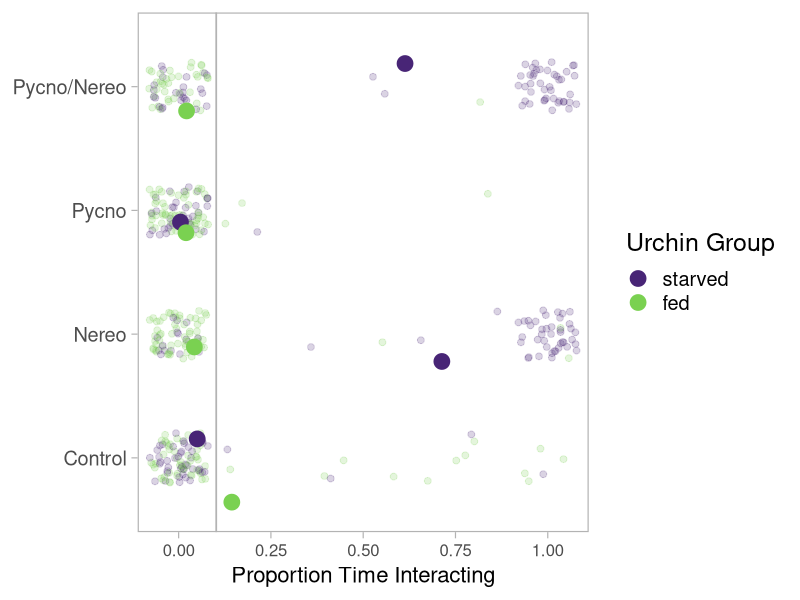

This figure's R source: (Note: this script raises an error after producing the figure.)
#++++++++++++++++++++++++++++++++++++++++++++++++++++++++++++++++++++++++++++++++++
#                                                                                ##
# Pycno-Urchin Dataset 2021 Model                                                ##
# Script created 2021-09-01                                                      ##
# Last updated 2022-03-03                                                        ##
# Data source: Ross Whippo                                                       ##
# R code prepared by Ross Whippo                                                 ##
#                                                                                ##
#++++++++++++++++++++++++++++++++++++++++++++++++++++++++++++++++++++++++++++++++++

# SUMMARY:
# A script to build a statistical model for 2021 pycno-urchin dataset.


# Required Files (check that script is loading latest version):
# trials2021_QAQC.csv

# Associated Scripts:
# trials2021_dataset_QAQC.R
# trials2021_figExplore.R

# TO DO 

# +++++++++++++++++++++++++++++++++++++++++++++++++++++++++++++++++++++++++++++++++
# TABLE OF CONTENTS                                                            ####
#                                                                                 +
# RECENT CHANGES TO SCRIPT                                                        +
# LOAD PACKAGES                                                                   +
# READ IN AND PREPARE DATA                                                        +
# MODEL 1                                                                         +
#                                                                                 +
#++++++++++++++++++++++++++++++++++++++++++++++++++++++++++++++++++++++++++++++++++

#++++++++++++++++++++++++++++++++++++++++++++++++++++++++++++++++++++++++++++++++++
# RECENT CHANGES TO SCRIPT                                                     ####
#++++++++++++++++++++++++++++++++++++++++++++++++++++++++++++++++++++++++++++++++++

# 2021-09-01 Script created
# 2022-02-10 started analyses suggested by Sarah Gravem
# 2022-03-02 Added models and figure for interaction

#++++++++++++++++++++++++++++++++++++++++++++++++++++++++++++++++++++++++++++++++++
# LOAD PACKAGES                                                                ####
#++++++++++++++++++++++++++++++++++++++++++++++++++++++++++++++++++++++++++++++++++

library(tidyverse)
library(viridis)
library(lme4)
library(ggpubr)
library(systemfonts)

# set plot theme
theme_set(theme_classic())

#++++++++++++++++++++++++++++++++++++++++++++++++++++++++++++++++++++++++++++++++++
# READ IN DATA                                                                 ####
#++++++++++++++++++++++++++++++++++++++++++++++++++++++++++++++++++++++++++++++++++

trials2021_Q <- read_csv("Data/2021/trials2021_QAQC.csv", 
                         col_types = cols(algalTreat = col_factor(levels = c("nereo", "control")), 
                                          date = col_character(),  location = col_character(), 
                                          movement = col_character(), 
                                          pycnoTreat = col_factor(levels = c("pycno", "control")), 
                                          tank = col_factor(levels = c("TF1", "TF2")), 
                                          timeBegin = col_character(), timeEnd = col_character(), 
                                          urchinGroup = col_factor(levels = c("starved","fed")),
                                          location = col_factor(levels = c("c", "m", "f"))))

algalconsumption <- read_csv("Data/2021/algal_consumption.csv") # area of algae consumed

confetti_weights <- read_csv("Data/2020/confetti_weights.csv") # last year confetti weights

#++++++++++++++++++++++++++++++++++++++++++++++++++++++++++++++++++++++++++++++++++
# MANIPULATE DATA                                                              ####
#++++++++++++++++++++++++++++++++++++++++++++++++++++++++++++++++++++++++++++++++++

# NOTES: run all models with tank & date as random factors first, if they are not significant,
# remove them
# break up data into 5 minute increments, create column of time (5, 10, 15, etc),
# to make it a continuous variable.
# models to be made:
#   1. proportion of time interacting - binomial glm
#   2. proportion of time spines moving - binomial glm
#   3. average distance from signal - (lmer for rand effects) linear if normal, use Poisson dist
#   4. cumulative distance traveled - (lmer for rand effects) linear if normal, use Poisson dist
#   5. movement categories: 0 = mt, 0.5 = mp, 0.5 = st, 1 = ma - binomial glm
#   6. amount eaten (descriptive visualizations)

model_1_dat <- trials2021_Q
model_1_dat <- model_1_dat %>%
  select(trial, date, tank, urchinGroup, pycnoTreat, algalTreat, interaction) %>%
  group_by(trial, date, tank, urchinGroup, pycnoTreat, algalTreat) %>%
  mutate(interacting = case_when(interaction == "ni" ~ 0,
                           interaction == "i" ~ 1)) 
model_1_dat_60 <- model_1_dat %>%
  summarise(interacting = mean(interacting))
model_1_datetank_60 <- glm(interacting ~ date + tank, family = binomial, data = model_1_dat_60)
summary(model_1_datetank_60)
model_1_60 <- glm(interacting ~ urchinGroup + pycnoTreat + algalTreat, family = binomial, data = model_1_dat_60)
summary(model_1_60)

# is there a correlation between tank and one of the other factors?
# Create a table with the needed variables.
tank_dat = table(model_1_dat_60$urchinGroup, model_1_dat_60$tank) 
print(tank_dat)
# Perform the Chi-Square test.
print(chisq.test(tank_dat))
tank_dat = table(model_1_dat_60$pycnoTreat, model_1_dat_60$tank)
print(tank_dat)
tank_dat = table(model_1_dat_60$algalTreat, model_1_dat_60$tank)
print(tank_dat)


# 5 minute increments

model_1_dat_5 <- model_1_dat %>%
  mutate(minutes = c(rep(5, 5), rep(10, 5), rep(15, 5), rep(20, 5), rep(25, 5), rep(30, 5), rep(35, 5), rep(40, 5), rep(45, 5), rep(50, 5), rep(55, 5), rep(60, 5))) %>%
  group_by(trial, date, tank, urchinGroup, pycnoTreat, algalTreat, minutes) %>%
  summarise(interacting = mean(interacting))
model_1_datetank_5 <- glm(interacting ~ date + tank, family = binomial, data = model_1_dat_5)
summary(model_1_datetank_5)
model_1_5 <- glm(interacting ~ tank + urchinGroup + pycnoTreat + algalTreat, family = binomial, data = model_1_dat_5)
summary(model_1_5)

# figure of time spent interaction based on all the factors

theme_set(theme_light(base_size = 18))

model_1_plotdat_5 <- model_1_dat_5 %>%
  unite(Treatment, pycnoTreat, algalTreat, sep = "/" ) %>%
  mutate(Treatment = case_when(Treatment == "pycno/control" ~ "Pycno",
                            Treatment == "control/nereo" ~ "Nereo",
                            Treatment == "control/control" ~ "Control",
                            Treatment == "pycno/nereo" ~ "Pycno/Nereo")) 
treatMeans <- model_1_plotdat_5 %>%
  group_by(Treatment, urchinGroup) %>%
  summarise(treatMean = mean(interacting))

model_1_plotdat_5 <- model_1_plotdat_5 %>%
  left_join(treatMeans)
  
theme_set(theme_light(base_size = 18))

control_avg <- 
  model_1_plotdat_5 %>%
  ungroup() %>%
  filter(Treatment == "Control") %>%
  summarize(avg = mean(interacting)) %>%
  pull(avg)


model_1_plotdat_5 %>%
  ggplot(aes(y = interacting, x = Treatment, color = urchinGroup)) +
  geom_hline(aes(yintercept = control_avg), color = "gray70", size = 0.6) +
  geom_jitter(position = position_jitter(seed = 227, width = 0.2), size = 2, alpha = 0.20) +
  stat_summary(fun = mean, geom = "point", size = 5, position = position_jitter(seed = 227)) +
  scale_y_continuous(
    limits = c(-0.1, 1.1), expand = c(0.005, 0.005)) +
  coord_flip() +
  scale_color_viridis(discrete = TRUE, begin = 0.1, end = 0.8) +
  labs(color = "Urchin Group") +
  labs(y = "Proportion Time Interacting", x = NULL) +
  theme(
    axis.title = element_text(size = 16),
   axis.text.x = element_text(size = 12),
    panel.grid = element_blank()
  ) 
  
  



# is there a correlation between tank and one of the other factors?
# Create a table with the needed variables.
tank_dat = table(model_1_dat_5$algalTreat, model_1_dat_5$tank) 
print(tank_dat)
# Perform the Chi-Square test.
print(chisq.test(tank_dat))

tank_dat = table(model_1_dat_5$urchinGroup, model_1_dat_5$tank) 
print(tank_dat)
# Perform the Chi-Square test.
print(chisq.test(tank_dat))

# 10 minute increments

model_1_dat_10 <- model_1_dat %>%
  mutate(minutes = c(rep(10, 10), rep(20, 10), rep(30, 10), rep(40, 10), rep(50, 10), rep(60, 10))) %>%
  group_by(trial, date, tank, urchinGroup, pycnoTreat, algalTreat, minutes) %>%
  summarise(interacting = mean(interacting))
model_1_datetank_10 <- glm(interacting ~ date + tank, family = binomial, data = model_1_dat_10)
summary(model_1_datetank_10)
model_1_10 <- glm(interacting ~ tank + urchinGroup + pycnoTreat + algalTreat, family = binomial, data = model_1_dat_5)
summary(model_1_10)

# is there a correlation between tank and one of the other factors?
# Create a table with the needed variables.
tank_dat = table(model_1_dat_5$algalTreat, model_1_dat_5$tank) 
print(tank_dat)
# Perform the Chi-Square test.
print(chisq.test(tank_dat))


# create proportion columns for each behavior

model1_dat <- model_dat %>%
  select(trial, tank, `signalRate_ml-min`, beginTemp_C, endTemp_C, beginSal_ppt, endSal_ppt, urchinGroup, pycnoTreat, algalTreat, urchinDiam_mm, movement, location, spines, interaction) %>%
  filter(movement != "st") %>%
  add_column(move = 1) %>%
  group_by(trial, urchinGroup, pycnoTreat, algalTreat, move) %>%
  count(move) %>%
  mutate(time_moving = n/60)

# Did urchins in each group and treatment towards, away, or neither the most?

model_2_dat_5 <- trials2021_Q %>%
  group_by(trial, date, tank, urchinGroup, pycnoTreat, algalTreat) %>%
  select(trial, date, tank, urchinGroup, pycnoTreat, algalTreat, movement) %>%
  mutate(minutes = c(rep(5, 5), rep(10, 5), rep(15, 5), rep(20, 5), rep(25, 5), rep(30, 5), rep(35, 5), rep(40, 5), rep(45, 5), rep(50, 5), rep(55, 5), rep(60, 5))) %>%
  group_by(trial, date, tank, urchinGroup, pycnoTreat, algalTreat, minutes) %>%
  mutate(moves = case_when(movement == "ma" ~ 1,
                           movement == "mp" ~ 0.5,
                           movement == "mt" ~ 0,
                           movement == "st" ~ 0.5)) %>%
  summarise(moves = mean(moves))

model_2_datetank_5 <- glm(moves ~ date + tank, family = binomial, data = model_2_dat_5)
summary(model_2_datetank_5)
#NO TANK OR DATE EFFECT

model_2_5 <- glm(moves ~ urchinGroup + pycnoTreat + algalTreat, family = binomial, data = model_2_dat_5)
summary(model_2_5)


# did urchins have a difference in average distance from the signal in the tank?

model_3_dat_5 <- trials2021_Q %>%
  group_by(trial, date, tank, urchinGroup, pycnoTreat, algalTreat) %>%
  select(trial, date, tank, urchinGroup, pycnoTreat, algalTreat, distance_cm) %>%
  mutate(minutes = c(rep(5, 5), rep(10, 5), rep(15, 5), rep(20, 5), rep(25, 5), rep(30, 5), rep(35, 5), rep(40, 5), rep(45, 5), rep(50, 5), rep(55, 5), rep(60, 5))) %>%
  group_by(trial, date, tank, urchinGroup, pycnoTreat, algalTreat, minutes) %>%
  summarise(dist = mean(distance_cm))

# testing for normality
library("ggpubr")
ggdensity(model_3_dat_5$dist, 
          main = "Density plot of dist",
          xlab = "distance_cm")
ggqqplot(model_3_dat_5$dist)
# NOT NORMAL

# transforming for normality ROOT
model_3_dat_5 <- model_3_dat_5 %>%
  mutate(dist_root = sqrt(dist +1))
# testing transformed for normality
library("ggpubr")
ggdensity(model_3_dat_5$dist_root, 
          main = "Density plot of dist",
          xlab = "distance (root+1)")
ggqqplot(model_3_dat_5$dist_root)
# NOT NORMAL

# transforming for normality LOG
model_3_dat_5 <- model_3_dat_5 %>%
  mutate(dist_log = log(dist +1))
# testing transformed for normality
library("ggpubr")
ggdensity(model_3_dat_5$dist_log, 
          main = "Density plot of dist",
          xlab = "distance (log+1)")
ggqqplot(model_3_dat_5$dist_log)
# NOT NORMAL

# transforming for normality LOG10
model_3_dat_5 <- model_3_dat_5 %>%
  mutate(dist_10 = log10(dist +1))
# testing transformed for normality
library("ggpubr")
ggdensity(model_3_dat_5$dist_10, 
          main = "Density plot of dist",
          xlab = "distance (log10+1)")
ggqqplot(model_3_dat_5$dist_10)
# NOT NORMAL

# transforming for normality CUBED ROOT
model_3_dat_5 <- model_3_dat_5 %>%
  mutate(dist_cube = 10^(log10(dist+1)/3))
# testing transformed for normality
library("ggpubr")
ggdensity(model_3_dat_5$dist_cube, 
          main = "Density plot of dist",
          xlab = "distance (cube root+1)")
ggqqplot(model_3_dat_5$dist_cube)
# NOT NORMAL

model_3_datetank_5 <- glm(dist ~ date + tank, family = binomial, data = model_2_dat_5)
summary(model_2_datetank_5)


model_2_5 <- glm(moves ~ urchinGroup + pycnoTreat + algalTreat, family = binomial, data = model_2_dat_5)
summary(model_2_5)





# Algal consumption plots

# based on field notes from 2020-09-13 - confetti diameter = 21mm

# > pi*((2.1/2)^2)
# [1] 3.463606

# > confetti_weights %>%
#  +   summarise(mean(weight_mg))
#  A tibble: 1 x 1
# `mean(weight_mg)`
# <dbl>
#   1              339.

# > 339/3.463606
# [1] 97.87487 mg per square cm

theme_set(theme_light(base_size = 18))

algae_biomass <- algalconsumption %>%
  mutate(biomass = eaten*97.87487) %>%
  mutate(pycnoTreat = case_when(pycnoTreat == "pycno" ~ "yes",
                            pycnoTreat == "control" ~ "no")) %>%
  rename(pycno = pycnoTreat)
  

algae_biomass %>%
  ggplot(aes(x = pycno, y = biomass, fill = pycno)) +
  geom_boxplot() +
  scale_fill_viridis(discrete = TRUE, begin  = 0.5, end = 0.9, option = "magma") +
  scale_y_continuous(name = "Biomass of Kelp Consumed (mg)")

algae_biomass %>%
  group_by(pycno) %>%
  summarize(mean(biomass))






############### SUBSECTION HERE

####
#<<<<<<<<<<<<<<<<<<<<<<<<<<END OF SCRIPT>>>>>>>>>>>>>>>>>>>>>>>>#

# SCRATCH PAD ####